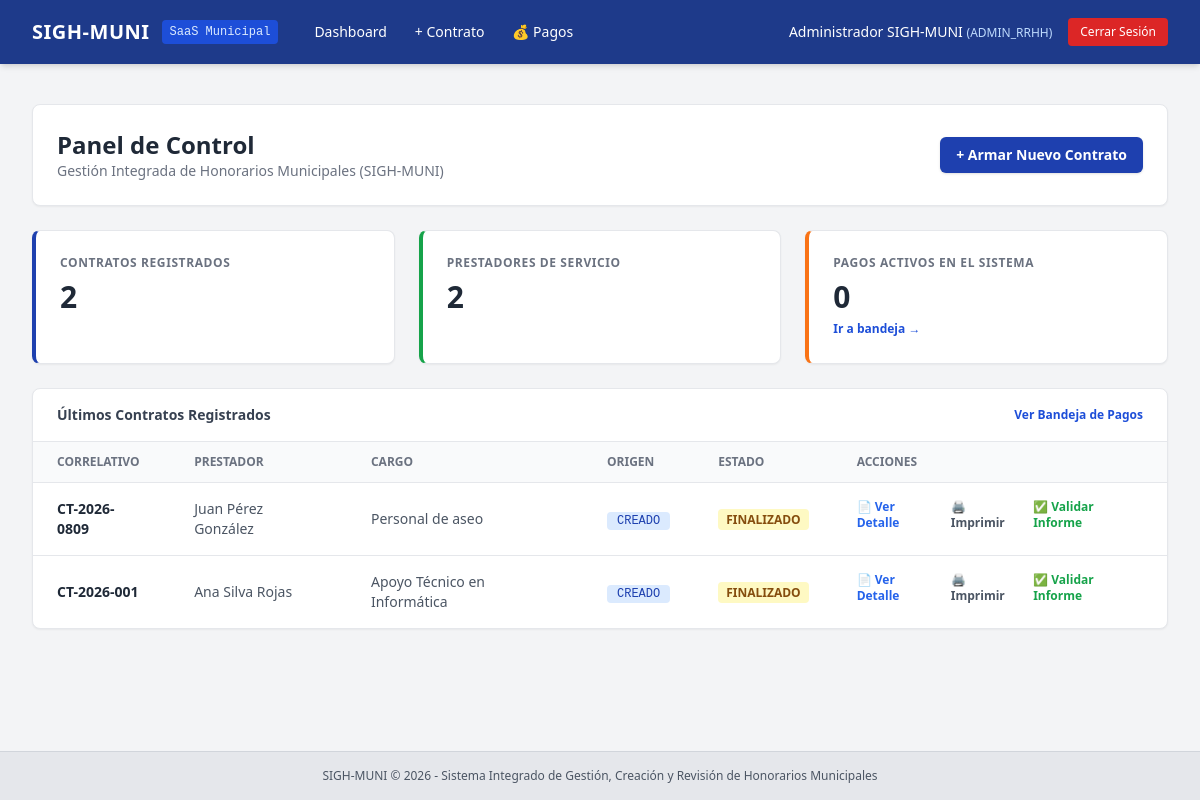
Page / (signed in) on the earlier database version.
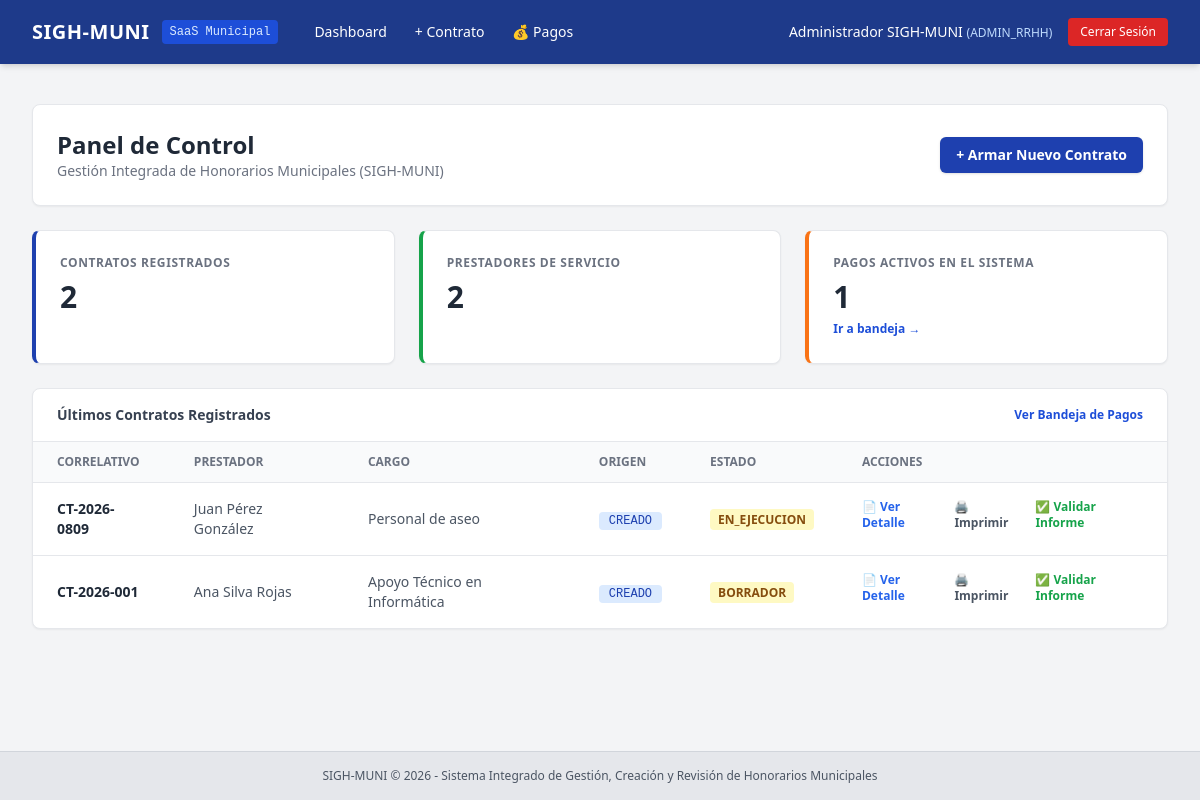
Same page on the later database version.
### app/models/user.py (models this page shows, shortened)
class User(db.Model):
    __tablename__ = 'users'
    id = db.Column(db.Integer, primary_key=True, autoincrement=True)
    rut = db.Column(db.String(20), nullable=False, unique=True)
    first_name = db.Column(db.String(100), nullable=False)
    last_name = db.Column(db.String(100), nullable=False)
    email = db.Column(db.String(120), nullable=False, unique=True)
    password_hash = db.Column(db.String(255), nullable=False)
    role = db.Column(db.String(50), nullable=False)  # SUPERADMIN, ADMIN_RRHH, JEFE_DEPTO, FINANZAS_CONTROL
    department_id = db.Column(db.Integer, db.ForeignKey('departments.id', ondelete='SET NULL'), nullable=True)
    is_active = db.Column(db.Integer, nullable=False, default=1)
    created_at = db.Column(db.DateTime, nullable=False, default=datetime.utcnow)

### app/models/contract.py (models this page shows, shortened)
class Contract(db.Model):
    __tablename__ = 'contracts'
    id = db.Column(db.Integer, primary_key=True)
    provider_id = db.Column(db.Integer, db.ForeignKey('service_providers.id'), nullable=False)
    department_id = db.Column(db.Integer, db.ForeignKey('departments.id'), nullable=False)
    creation_type = db.Column(db.String(50), default='CREADO')
    contract_number = db.Column(db.String(50), unique=True, nullable=False)
    decline_number = db.Column(db.String(50), nullable=True)
    decline_date = db.Column(db.Date, nullable=True)
    position_title = db.Column(db.String(150), nullable=False)
    program_name = db.Column(db.String(150), nullable=True)
    monthly_amount_gross = db.Column(db.Float, nullable=False)
    total_contract_amount = db.Column(db.Float, nullable=False)
    start_date = db.Column(db.Date, nullable=False)
    end_date = db.Column(db.Date, nullable=False)
    pdf_file_path = db.Column(db.String(255), nullable=True)
    ocr_processed = db.Column(db.Integer, default=0)
    status = db.Column(db.String(30), default='BORRADOR')
    created_at = db.Column(db.DateTime, default=datetime.utcnow)
    provider = db.relationship('ServiceProvider', back_populates='contracts', lazy=True)
    department = db.relationship('Department', backref=db.backref('department_contracts', lazy=True))
    functions = db.relationship('ContractFunction', backref='contract', cascade='all, delete-orphan', lazy=True,
                                order_by='ContractFunction.function_order')
    payments = db.relationship('MonthlyPayment', back_populates='contract', lazy=True, cascade='all, delete-orphan')

### app/models/provider.py (models this page shows, shortened)
class ServiceProvider(db.Model):
    __tablename__ = 'service_providers'
    id = db.Column(db.Integer, primary_key=True, autoincrement=True)
    rut = db.Column(db.String(20), nullable=False, unique=True, index=True)
    first_name = db.Column(db.String(100), nullable=False)
    paternal_last_name = db.Column(db.String(100), nullable=False)
    maternal_last_name = db.Column(db.String(100), nullable=True)
    email = db.Column(db.String(120), nullable=True)
    phone = db.Column(db.String(50), nullable=True)
    address = db.Column(db.Text, nullable=True)
    bank_name = db.Column(db.String(100), nullable=True)
    account_type = db.Column(db.String(50), nullable=True)
    account_number = db.Column(db.String(50), nullable=True)
    created_at = db.Column(db.DateTime, nullable=False, default=datetime.utcnow)
    contracts = db.relationship('Contract', back_populates='provider', lazy=True, cascade="all, delete-orphan")
    @property
    def full_name(self):
        maternal = f" {self.maternal_last_name}" if self.maternal_last_name else ""
        return f"{self.first_name} {self.paternal_last_name}{maternal}"

### app/routes/dashboard.py (the view)
@dashboard_bp.route('/')
@login_required
def index():
    user = get_current_user()
    total_contracts = Contract.query.count()
    total_providers = ServiceProvider.query.count()
    recent_contracts = Contract.query.order_by(Contract.id.desc()).limit(5).all()
    if user.role == 'JEFE_DEPTO':
        pending_payments = MonthlyPayment.query.join(Contract).filter(
            Contract.department_id == user.department_id,
            MonthlyPayment.approval_status.in_(['PENDIENTE_REVISION', 'OBSERVADO'])
        ).count()
    elif user.role == 'FINANZAS_CONTROL':
        pending_payments = MonthlyPayment.query.filter(
            MonthlyPayment.approval_status.in_(['APROBADO_RRHH', 'OBSERVADO'])
        ).count()
    elif user.role in ('ADMIN_RRHH', 'SUPERADMIN'):
        pending_payments = MonthlyPayment.query.filter(
            MonthlyPayment.approval_status != 'APROBADO_FINANZAS'
        ).count()
    else:
        pending_payments = 0
    return render_template(
        'dashboard/index.html',
        total_contracts=total_contracts,
        total_providers=total_providers,
        pending_payments=pending_payments,
        recent_contracts=recent_contracts,
        user=user
    )

### app/__init__.py (called while the page is built)
def create_app(config_class=Config):
    app = Flask(__name__)
    app.config.from_object(config_class)
    os.makedirs(app.config['UPLOAD_FOLDER'], exist_ok=True)
    db.init_app(app)
    migrate.init_app(app, db)
    if 'sqlite' in app.config['SQLALCHEMY_DATABASE_URI']:
        from sqlalchemy import event
        from sqlalchemy.engine import Engine
        @event.listens_for(Engine, "connect")
        def set_sqlite_pragma(dbapi_connection, connection_record):
            cursor = dbapi_connection.cursor()
            cursor.execute("PRAGMA foreign_keys=ON;")
            cursor.close()
    from app.auth.routes import auth_bp
    app.register_blueprint(auth_bp, url_prefix='/auth')
    from app.routes import register_routes
    register_routes(app)
    return app

### app/auth/utils.py (called while the page is built)
def login_required(f):
    @wraps(f)
    def decorated_function(*args, **kwargs):
        if 'user_id' not in session:
            flash('Debes iniciar sesión para acceder a esta sección.', 'warning')
            return redirect(url_for('auth.login', next=request.url))
        return f(*args, **kwargs)
    return decorated_function

def get_current_user():
    if 'user_id' in session:
        return User.query.get(session['user_id'])
    return None

### app/templates/dashboard/index.html (shortened to what this page needs)
{% extends "base.html" %}
{% block content %}
<div class="space-y-6">
    <div class="flex justify-between items-center bg-white p-6 rounded-lg shadow-sm border border-gray-200">
        <div>
            <h1 class="text-2xl font-bold text-gray-800">Panel de Control</h1>
            <p class="text-sm text-gray-500">Gestión Integrada de Honorarios Municipales (SIGH-MUNI)</p>
        </div>
        <div class="flex space-x-2">
            <a href="{{ url_for('contract_builder.create') }}" class="bg-blue-800 hover:bg-blue-900 text-white font-semibold px-4 py-2 rounded-md shadow text-sm transition">
                + Armar Nuevo Contrato
            </a>
        </div>
    </div>
    <div class="grid grid-cols-1 md:grid-cols-3 gap-6">
        <div class="bg-white p-6 rounded-lg shadow-sm border border-gray-200 border-l-4 border-l-blue-800">
            <h3 class="text-xs uppercase text-gray-500 font-bold tracking-wider">Contratos Registrados</h3>
            <p class="text-3xl font-extrabold text-gray-800 mt-2">{{ total_contracts }}</p>
        </div>
        <div class="bg-white p-6 rounded-lg shadow-sm border border-gray-200 border-l-4 border-l-green-600">
            <h3 class="text-xs uppercase text-gray-500 font-bold tracking-wider">Prestadores de Servicio</h3>
            <p class="text-3xl font-extrabold text-gray-800 mt-2">{{ total_providers }}</p>
        </div>
                <div class="bg-white p-6 rounded-lg shadow-sm border border-gray-200 border-l-4 border-l-orange-500">
            <h3 class="text-xs uppercase text-gray-500 font-bold tracking-wider">
                {% if user.role == 'JEFE_DEPTO' %}Pagos Pendientes de Mi Depto
                {% elif user.role == 'FINANZAS_CONTROL' %}Pagos por Liberar
                {% else %}Pagos Activos en el Sistema{% endif %}
            </h3>
            <p class="text-3xl font-extrabold text-gray-800 mt-2">{{ pending_payments }}</p>
            <a href="{{ url_for('payments.bandeja') }}" class="text-xs text-blue-700 hover:underline font-semibold mt-1 inline-block">Ir a bandeja →</a>
        </div>
    </div>
    <div class="bg-white rounded-lg shadow-sm border border-gray-200 overflow-hidden">
        <div class="px-6 py-4 border-b border-gray-200 font-bold text-gray-700 text-sm flex justify-between items-center">
            <span>Últimos Contratos Registrados</span>
            <a href="{{ url_for('payments.bandeja') }}" class="text-xs text-blue-700 hover:underline font-semibold">Ver Bandeja de Pagos</a>
        </div>
        <table class="w-full text-left text-sm text-gray-600">
            <thead class="bg-gray-50 text-xs uppercase text-gray-500 font-semibold border-b">
                <tr>
                    <th class="px-6 py-3">Correlativo</th>
                    <th class="px-6 py-3">Prestador</th>
                    <th class="px-6 py-3">Cargo</th>
                    <th class="px-6 py-3">Origen</th>
                    <th class="px-6 py-3">Estado</th>
                    <th class="px-6 py-3">Acciones</th>
                </tr>
            </thead>
            <tbody class="divide-y divide-gray-200">
                {% for contract in recent_contracts %}
                <tr class="hover:bg-gray-50">
                    <td class="px-6 py-4 font-semibold text-gray-800">{{ contract.contract_number }}</td>
                    <td class="px-6 py-4">{{ contract.provider.full_name }}</td>
                    <td class="px-6 py-4">{{ contract.position_title }}</td>
                    <td class="px-6 py-4"><span class="bg-blue-100 text-blue-800 text-xs px-2.5 py-0.5 rounded font-mono">{{ contract.creation_type }}</span></td>
                    <td class="px-6 py-4"><span class="bg-yellow-100 text-yellow-800 text-xs px-2 py-0.5 rounded font-semibold">{{ contract.status }}</span></td>
                    <td class="px-6 py-4 flex space-x-3">
                        <a href="{{ url_for('contract_builder.detail', contract_id=contract.id) }}" class="text-blue-600 hover:underline font-semibold text-xs">
                            📄 Ver Detalle
                        </a>
                        <a href="{{ url_for('contract_builder.preview', contract_id=contract.id) }}" target="_blank" class="text-gray-600 hover:underline font-semibold text-xs">
                            🖨️ Imprimir
                        </a>
                        <a href="{{ url_for('payments.validate_report', contract_id=contract.id) }}" class="text-green-600 hover:underline font-semibold text-xs">
                            ✅ Validar Informe
                        </a>
                    </td>
                </tr>
                {% else %}
                <tr>
                    <td colspan="6" class="px-6 py-4 text-center text-gray-400 text-sm">No hay contratos registrados aún.</td>
                </tr>
                {% endfor %}
            </tbody>
        </table>
    </div>
</div>
{% endblock %}

### app/templates/base.html (shortened to what this page needs)
<!DOCTYPE html>
<html lang="es">
<head>
    <script src="https://cdn.tailwindcss.com"></script>
</head>
<body class="bg-gray-100 min-h-screen text-gray-800 flex flex-col font-sans">
    <nav class="bg-blue-900 text-white shadow-md">
        <div class="max-w-7xl mx-auto px-4 sm:px-6 lg:px-8">
            <div class="flex items-center justify-between h-16">
                <div class="flex items-center space-x-6">
                    <a href="{{ url_for('dashboard.index') }}" class="flex items-center space-x-3">
                        <span class="font-bold text-xl tracking-wide">SIGH-MUNI</span>
                        <span class="text-xs bg-blue-700 px-2 py-1 rounded text-blue-100 font-mono">SaaS Municipal</span>
                    </a>
                    {% if session.get('user_id') %}
                    <div class="hidden md:flex items-center space-x-1 text-sm">
                        <a href="{{ url_for('dashboard.index') }}" class="px-3 py-2 rounded hover:bg-blue-800 transition">Dashboard</a>
                        <a href="{{ url_for('contract_builder.create') }}" class="px-3 py-2 rounded hover:bg-blue-800 transition">+ Contrato</a>
                        <a href="{{ url_for('payments.bandeja') }}" class="px-3 py-2 rounded hover:bg-blue-800 transition">💰 Pagos</a>
                    </div>
                    {% endif %}
                </div>
                {% if session.get('user_id') %}
                <div class="flex items-center space-x-4">
                    <a href="{{ url_for('auth.profile') }}" class="text-sm font-medium hover:text-blue-200 transition">
                        {{ session.get('user_name') }}
                        <span class="text-xs text-blue-200">({{ session.get('user_role') }})</span>
                    </a>
                    <a href="{{ url_for('auth.logout') }}" class="bg-red-600 hover:bg-red-700 text-white text-xs px-3 py-1.5 rounded transition">
                        Cerrar Sesión
                    </a>
                </div>
                {% endif %}
            </div>
        </div>
    </nav>
    <main class="flex-grow max-w-7xl w-full mx-auto px-4 sm:px-6 lg:px-8 py-6">
        {% block content %}{% endblock %}
    </main>
    <footer class="bg-gray-200 text-center py-4 text-xs text-gray-600 border-t border-gray-300">
        SIGH-MUNI &copy; 2026 - Sistema Integrado de Gestión, Creación y Revisión de Honorarios Municipales
    </footer>
</body>
</html>

Differences in the rows shown:
changed Contract "Personal de aseo": status "FINALIZADO" → "EN_EJECUCION"
changed Contract "Apoyo Técnico en Informática": status "FINALIZADO" → "BORRADOR"
Other differences:
{{ pending_payments }}: "0" → "1"
